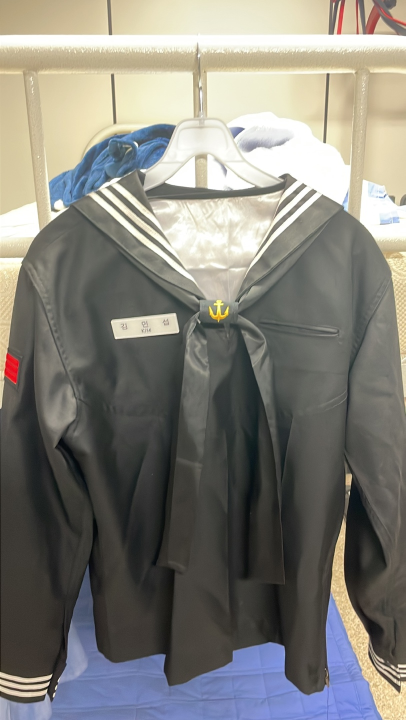
#> input picture AI(BE)/image/full_dress_uniform/1.jpg, 811 x 1440 px (shown at 1/2 size)
$ python -i NavyServiceUniformChecker.py   (imports and definitions only)
#> lines starting #> are read from the running program, lines starting #| are printed output that depends on the picture; after the words box and inside, x2 and y2 are one past the last pixel; in counts of white or black regions, pixels touching at a corner belong together
#> further down, picture is the input picture: shape (1440, 811, 3); mean B, G, R 121.3, 128.2, 129.9
### AI_BE/lib/utils.py
from matplotlib import pyplot as plt
import cv2
import numpy as np
import imutils
from .utils import *
import re

MIN2SEC = 60

# [86 lines left out: functions clean_text, prepare_image_PIL, prepare_image_cv2, plt_imshow, find_contours, draw_contours, not called in this run]

def drawPoint(org_img, position, color, thick):
    cv2.line(org_img, position, position, color, thick)

def getContourCenterPosition(contour):
    moments = cv2.moments(contour)
    return (int(moments["m10"] / moments["m00"]), int(moments["m01"] / moments["m00"]))

def sortContoursByArea(contours, hierarchy=[]):
    if len(hierarchy):
        hierarchy = hierarchy[0]
        hierarchy = [np.insert(hier, 0, idx) for idx, hier in enumerate(hierarchy)]
        sorted_contours, sorted_hierarchy = [list(t) for t in zip(*sorted(zip(contours, hierarchy), key=lambda x : cv2.contourArea(x[0]), reverse=True))]
        return sorted_contours, sorted_hierarchy
    else:
        sorted_contours = sorted(contours, key=cv2.contourArea, reverse=True)
        return sorted_contours

# [16 lines left out: functions getVertexCnt, getRectCenterPosition, isPointInBox, not called in this run]

### AI_BE/lib/ocr.py
from sys import path as syspath
from os.path import abspath, join, dirname
import numpy as np
import cv2
import requests

syspath.append(abspath(join(dirname(__file__), '../../lib/')))
# from lib.utils import *
from lib.defines import *


print('OCR loaded!')
API_URL = 'https://dapi.kakao.com/v2/vision/text/ocr'
KEY = '5b60f7aeb82db9bf02f3eea5a94a69c0'

# [16 lines left out: functions str_encoder, str_decoder, draw_rectangle, not called in this run]

def OCR(org_img):
    img = org_img.copy()
    headers = {'Authorization': 'KakaoAK {}'.format(KEY)}
    jpeg_img = cv2.imencode(".jpg", img)[1]
    data = jpeg_img.tobytes()
    ocr_json = requests.post(API_URL, headers=headers, files={"image": data})

    res = ''
    boxes = []
    outputs = ocr_json.json()['result']
    for output in outputs:
        padding = 10 # 10
        p1,p2,p3,p4 = output['boxes']  # LU RU RD LD
        boxes.append((p1, p2, p3, p4))
        #

        if not output['recognition_words'] == '':
            res += " ".join(output['recognition_words']) + " "

    res = res.replace('ø', '').strip().replace(' ', '_')
    return str_encoder(res), boxes


### AI_BE/lib/NavyServiceUniformChecker.py
from .utils import *
from .defines import *
from .ocr import OCR, draw_rectangle


# 샘브레이 검사
class NavyServiceUniformChecker():
    def __init__(self):
        # hyperparameter
        self.classes_filter = {'lower': (0, 114, 212), 'upper': (190, 255, 255)}
        self.uniform_filter = {'lower': (50, 10, 30), 'upper': (255, 255, 255)}

        self.debug_mode = False

    def getName(self, org_img):
        img = org_img.copy()
        hsv_img = cv2.cvtColor(img, cv2.COLOR_BGR2HSV)
        ocr_str, boxes = OCR(img)
        name = clean_text(ocr_str)
        console.log('name :', name)
        if len(boxes):
            draw_rectangle(img, boxes[0], boxes[2], Color.RED, 1, 1)
            plt_imshow([f'name tag {name}'], [img])
            return name
        else:
            plt_imshow([f'name tag None'], [img])
            return None

    def getClasses(self, org_img):
        img = org_img.copy()
        hsv_img = cv2.cvtColor(img, cv2.COLOR_BGR2HSV)
        lower, upper = self.classes_filter['lower'], self.classes_filter['upper'] # 샘당 계급장 filter
        yellow_mask = cv2.inRange(hsv_img, lower, upper)

        morphed_mask = cv2.morphologyEx(yellow_mask, cv2.MORPH_CLOSE, (10,2))
        masked_img = cv2.bitwise_and(img, img, mask=morphed_mask)
        contours, _ = cv2.findContours(morphed_mask, cv2.RETR_LIST, cv2.CHAIN_APPROX_SIMPLE)

        classes_n = 0
        for contour in contours:
            area = cv2.contourArea(contour)
            if 10 < area:
                classes_n += 1
                cv2.drawContours(img, [contour], 0, Color.RED, -1)


        if 1 <= classes_n <= 4:
            plt_imshow(['yellow filter', 'morphed mask', 'masked img', f'img {Classes.dic[classes_n]}'], [yellow_mask, morphed_mask, masked_img, img])
            return Classes.dic[classes_n]
        else:
            plt_imshow(['yellow filter', 'morphed mask', 'masked img', f'img None'], [yellow_mask, morphed_mask, masked_img, img])
            return None

    def checkUniform(self, org_img):
        img = org_img.copy()
        # img = cv2.resize(img, (500,500))
        hsv_img = cv2.cvtColor(img, cv2.COLOR_BGR2HSV)
#> hsv_img: shape (1440, 811, 3); mean H, S, V 39.6, 36.1, 136.6
        h, w = img.shape[:2]
#> h = 1440; w = 811

        lower, upper = self.uniform_filter['lower'], self.uniform_filter['upper'] # 샘당 filter
        blue_mask = cv2.inRange(hsv_img, lower, upper)
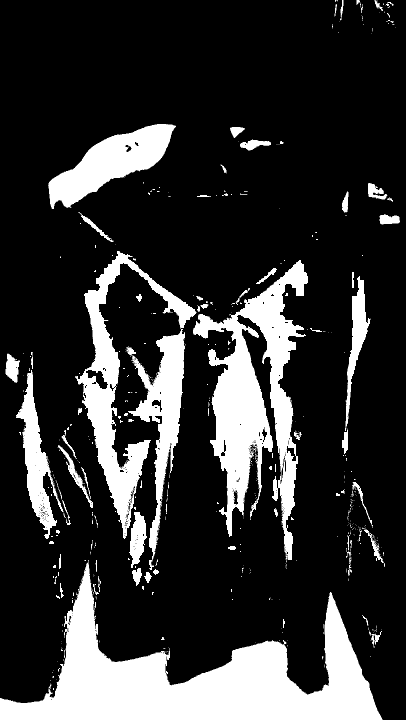
#> blue_mask: shape (1440, 811) (shown at 1/2 size); 20% white; 464 white regions (367 under 20 px)
        masked_img = cv2.bitwise_and(img, img, mask=blue_mask)
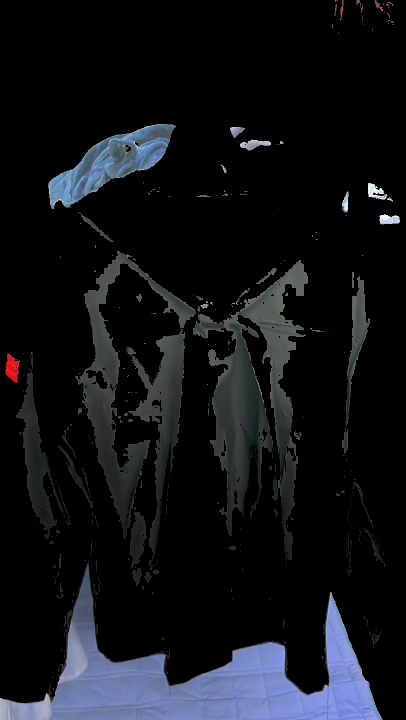
#> masked_img: shape (1440, 811, 3) (shown at 1/2 size); mean B, G, R 23, 18.8, 17.1

        contours, hierarchy = cv2.findContours(blue_mask, cv2.RETR_CCOMP, cv2.CHAIN_APPROX_SIMPLE)
#> contours = 795 contours, 704 with area under 20; largest, box (x1, y1, x2, y2) and area: (0, 1120, 765, 1440) 87189, (386, 520, 616, 1120) 50034, (150, 502, 393, 1140) 43981, (96, 248, 352, 418) 18390, (32, 740, 127, 1078) 9468
        sorted_contours, sorted_hierarchy = sortContoursByArea(contours, hierarchy)
#> in sortContoursByArea, `sorted_contours, sorted_hierarchy = [list(t) for t in zip(*sorted(zip(..`: sorted_contours has the same summary as contours in checkUniform; sorted_hierarchy = 795 items, first 6: [113, 134, 112, 114, -1], [535, 622, 534, 536, -1], [627, 714, 626, 628, -1], [758, 764, 757, 759, -1], [411, 483, 410, 412, -1], [530, 531, 529, -1, -1]
#> sorted_contours has the same summary as contours

        # 이름표 OCR
        ocr_str, ocr_boxes = OCR(img)
        contour_dic = {}
        component_dic = {}

        # 이름표, 계급장 체크
        name_tag_content, level_tag_content = None, None
        for i, (contour, lev) in enumerate(zip(sorted_contours, sorted_hierarchy)):
            cur_node, next_node, prev_node, first_child, parent = lev
            if i == 0:  # 셈브레이
                cv2.drawContours(img, [contour], 0, Color.RED, -1)
                shirt_node = cur_node
                continue

            # 샘브레이 영영 안쪽 && 모서리가 4~5 && 크기가 {hyperParameter} 이상 => (이름표 or 계급장)
            if parent == shirt_node and 4 <= getVertexCnt(contour) <= 5 and cv2.contourArea(contour) > 300: # 이름표 또는 계급장
                center_p = getContourCenterPosition(contour)
                max_xy, min_xy = np.max(contour, axis=0)[0],np.min(contour, axis=0)[0]

                # 이름표 체크
                if center_p[0] < (w//2) and not component_dic.get('name_tag'):
                    for ocr_box in ocr_boxes:
                        ocr_center_xy = getRectCenterPosition(ocr_box)
                        if isPointInBox(ocr_center_xy, (min_xy, max_xy)):
                            x, y, w, h = cv2.boundingRect(contour)
                            roi = org_img[y:y+h, x:x+w]
                            name = self.getName(roi)
                            contour_dic['name_tag'] = contour
                            component_dic['name_tag'] = name
                            cv2.drawContours(img, [contour], 0, Color.RED, 2)
                            cv2.drawContours(img, [contour], 0, Color.GREEN, -1)
                            drawPoint(img, center_p, Color.PURPLE, 50)
                            break

                # 계급장 체크
                elif center_p[0] > (w//2) and not component_dic.get('class_tag'):
                    x, y, w, h = cv2.boundingRect(contour)
                    roi = org_img[y:y+h, x:x+w]
                    classes = self.getClasses(roi)
                    if classes:
                        contour_dic['class_tag'] = contour
                        component_dic['class_tag'] = classes
                        cv2.drawContours(img, [contour], 0, Color.RED, 2)
                        cv2.drawContours(img, [contour], 0, Color.GREEN, -1)
                        drawPoint(img, center_p, Color.PURPLE, 50)
                        break

        half_line_p1, half_line_p2 = (w//2, 0), (w//2, h)
        cv2.line(img, half_line_p1, half_line_p2, Color.WHITE, 5)


        cv2.imwrite('./res/res05.jpg', masked_img)
        cv2.imwrite('./res/res06.jpg', img)
        plt_imshow(['blue filter', 'masked img (bitwise and)', 'img'], [blue_mask, masked_img, img])
        return component_dic, contour_dic

>>> import cv2
>>> picture = cv2.imread('../../AI(BE)/image/full_dress_uniform/1.jpg')
#> (the run stopped early here; a loop or call above may not have finished)
